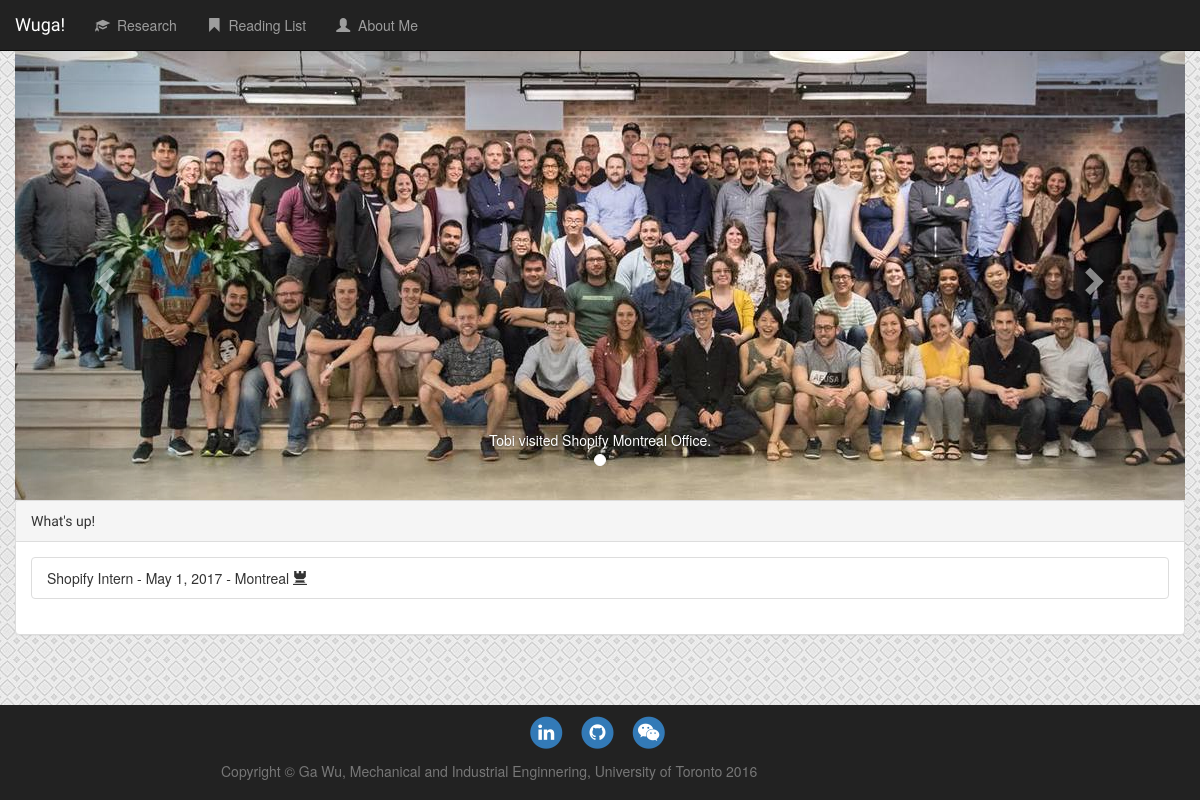
Before: / with the older database file.
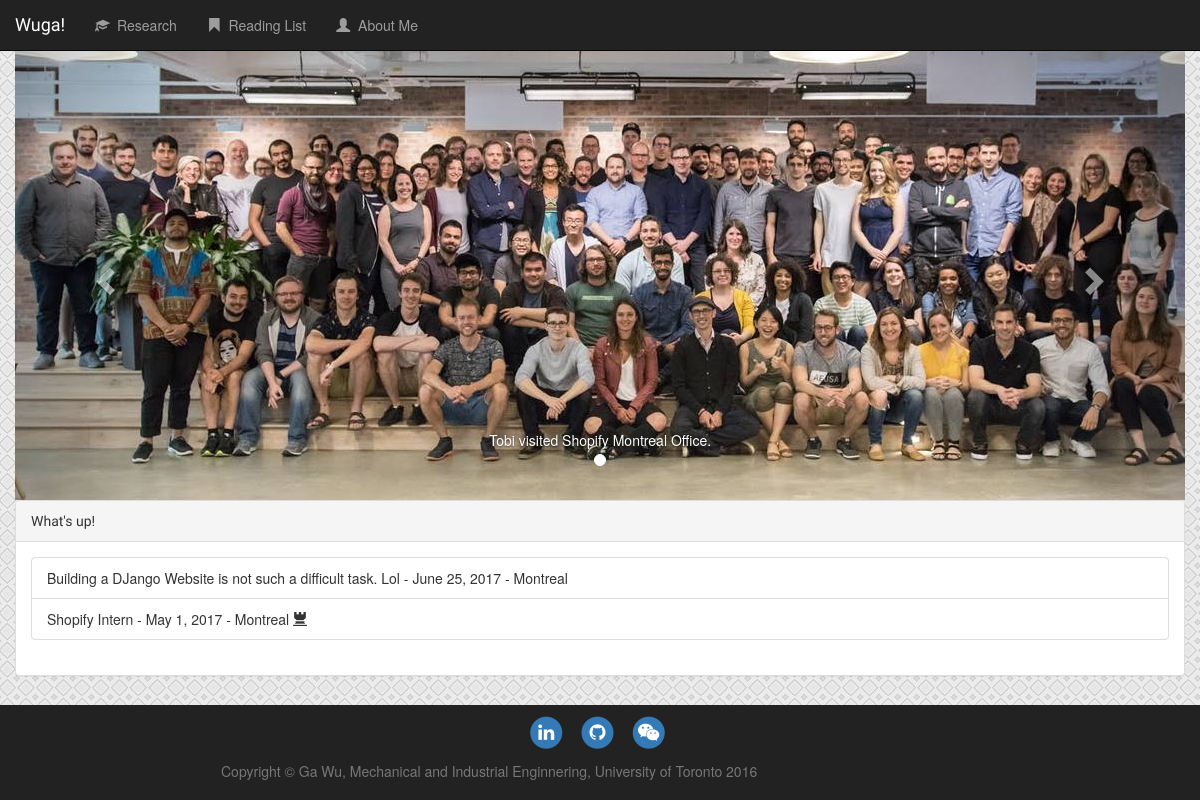
After: the same page with the newer database file.
### home/models.py (models this page shows, shortened)
class Photowall(models.Model):
    location = models.CharField(max_length=100)
    time = models.DateField()
    description = models.CharField(max_length=200)
    photo = ProcessedImageField(blank=True,
                                processors=[ResizeToFill(1170, 450)],
                                format='JPEG',
                                options={'quality': 72})

class Whatsup(models.Model):
    description = models.CharField(max_length=200)
    location = models.CharField(max_length=100)
    status = models.BooleanField(default=False)
    time = models.DateField()

### home/views.py (the view)
# urls.py: url(r'^$', views.indexview, name='index'),
def indexview(request):
    range_start = datetime.now() - timedelta(days=100)
    photos = Photowall.objects.filter(time__gte=range_start).order_by('-time')
    news = Whatsup.objects.filter(time__gte=range_start).order_by('-time')
    context = {
        "photos": photos,
        "news": news
    }
    return render(request, 'home/index.html', context)

### home/templates/home/index.html (shortened to what this page needs)
{% extends 'base.html' %}
{% block content %}
<div class="row">
{% if photos %}
<div id="carousel-example-generic" class="carousel slide" data-ride="carousel">
  <ol class="carousel-indicators">
      {% for photo in photos  %}
          {% if forloop.first %}
            <li data-target="#carousel-example-generic" data-slide-to={{ forloop.counter0 }} class="active"></li>
          {% else %}
            <li data-target="#carousel-example-generic" data-slide-to={{ forloop.counter0 }}></li>
          {% endif %}
      {% endfor %}
  </ol>
  <div class="carousel-inner" role="listbox">
      {% for photo in photos  %}
          {% if forloop.first %}
            <div class="item active">
              <img src={{ photo.photo.url }} alt="...">
              <div class="carousel-caption">
                {{ photo.description }}
              </div>
            </div>
          {% endif %}
      {% endfor %}
  </div>
  <a class="left carousel-control" href="#carousel-example-generic" role="button" data-slide="prev">
    <span class="glyphicon glyphicon-chevron-left" aria-hidden="true"></span>
  </a>
  <a class="right carousel-control" href="#carousel-example-generic" role="button" data-slide="next">
    <span class="glyphicon glyphicon-chevron-right" aria-hidden="true"></span>
  </a>
</div>
{% else %}
    <p>No photos</p>
{% endif %}
</div>
<div class="row">
<div class="panel panel-default">
  <div class="panel-heading" style="font-family: 'Gloria Hallelujah', cursive;">
      What's up!
  </div>
  <div class="panel-body">
    <ul class="list-group">
        {% for article in news %}
  <li class="list-group-item">
      {{ article.description }} - {{ article.time }} - {{ article.location }}
        {% if article.status %}
      <span class="glyphicon glyphicon-tower"></span>
      {% endif %}
  </li>
        {% endfor %}
    </ul>
  </div>
</div>
</div>
{% endblock %}

Changed rows visible on the page:
added Whatsup: description "Building a DJango Website is not such a difficult task. Lol", time "June 25, 2017", location "Montreal"
